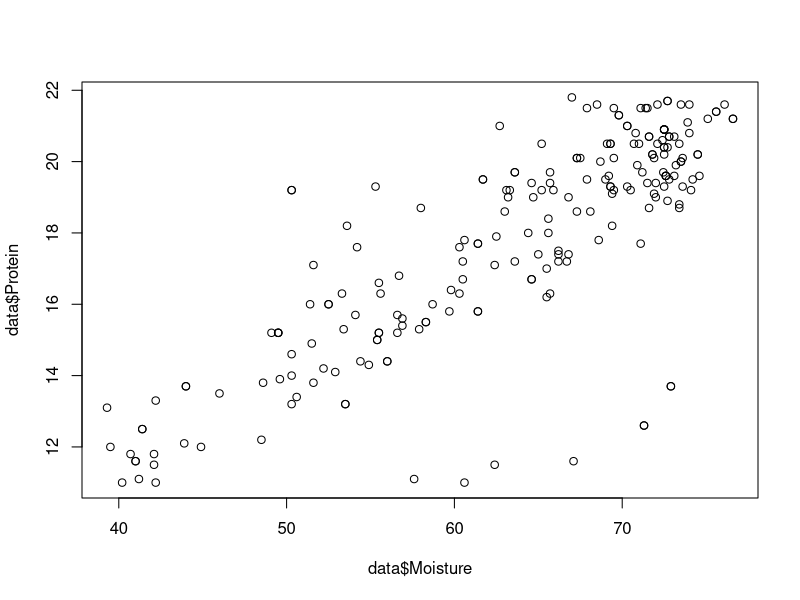

The R source for this figure:
#step1
data = read.csv("tecator.csv", header=TRUE, sep=";", dec=",")#import data
set.seed(12345)#för samma resultat varje körning

plot(data$Moisture, data$Protein)

#step2
